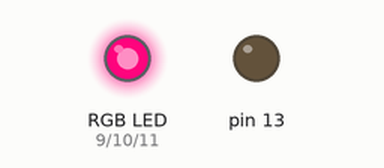
Simulated run of this sketch. Board: Arduino Uno, built with avr-gcc and run on an emulated ATmega328P. Parts: an RGB LED mixed from three pins (HIGH = lit), output pins drawn as LEDs (lit = HIGH). Dim RGB values are drawn brighter than linear.

Above: at 0.05 s.
At 1.75 s:
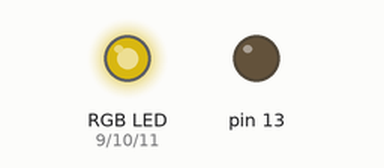
At 2.6 s:
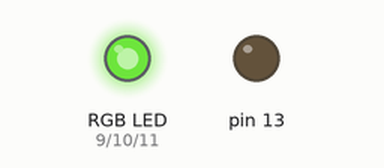
At 3.5 s:
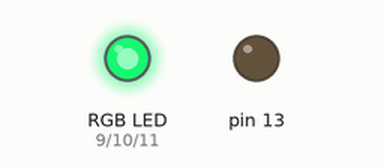
At 5.25 s:
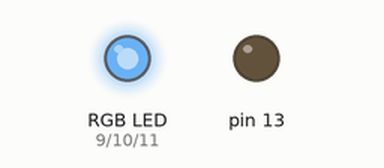
At 7.0 s:
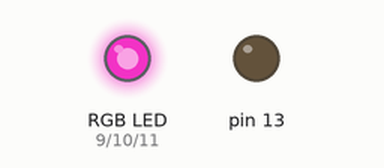
Timing chart, 0 to 10.0 s (numbered marks = the images above):
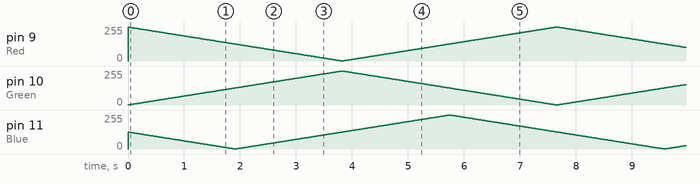

The sketch:

RGB_Random.ino
```cpp
/*UNCIA ROBOTICS | www.unciarobotics.com
  PROGRAM: ARDUINO RGB LED RAINBOW CODE USING PWM
  Glow RGB led with different patterns

  Connections:
  9     Red
  10    Green
  11    Blue
  GND   (-)
*/

// variables to hold the LED color
int Rvalue = 254, Gvalue = 1, Bvalue = 127;
int Rdirection = -1, Gdirection = 1, Bdirection = -1;

// constants to name the pins
const int Red = 9, Green = 10, Blue = 11;
void setup() {
  TCCR2B = TCCR2B & B11111000 | B00000001;
  TCCR1B = TCCR1B & B11111000 | B00000001;
  pinMode(13,OUTPUT);
  digitalWrite(13,LOW);
}

void loop() {
  //send PWM signal on LEDs
  analogWrite(Red, Rvalue);       // write analog signal
  analogWrite(Green, Gvalue);
  analogWrite(Blue, Bvalue);

  Rvalue += Rdirection;   //changing values of LEDs
  Gvalue += Gdirection;
  Bvalue += Bdirection;

  //now change direction for each color if it reaches 255
  if (Rvalue >= 255 || Rvalue <= 0)
  {
    Rdirection = Rdirection * -1;
  }
  if (Gvalue >= 255 || Gvalue <= 0)
  {
    Gdirection = Rdirection * -1;
  }
  if (Bvalue >= 255 || Bvalue <= 0)
  {
    Bdirection = Bdirection * -1;
  }
  delay(15);    //give some delay so you can see the change
}
```
